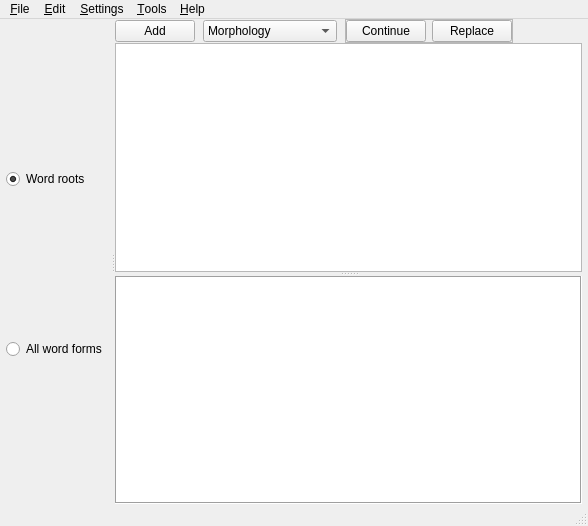
<?xml version="1.0" encoding="UTF-8"?>
<ui version="4.0">
 <class>MainWindow</class>
 <widget class="QMainWindow" name="MainWindow">
  <property name="geometry">
   <rect>
    <x>0</x>
    <y>0</y>
    <width>588</width>
    <height>526</height>
   </rect>
  </property>
  <property name="windowTitle">
   <string>Bulgarian grammar</string>
  </property>
  <widget class="QWidget" name="centralwidget">
   <layout class="QGridLayout" name="gridLayout">
    <property name="leftMargin">
     <number>0</number>
    </property>
    <property name="topMargin">
     <number>0</number>
    </property>
    <property name="rightMargin">
     <number>6</number>
    </property>
    <property name="bottomMargin">
     <number>0</number>
    </property>
    <item row="0" column="0">
     <widget class="QSplitter" name="splitter_2">
      <property name="orientation">
       <enum>Qt::Horizontal</enum>
      </property>
      <widget class="QWidget" name="layoutWidget">
       <layout class="QVBoxLayout">
        <property name="spacing">
         <number>6</number>
        </property>
        <property name="leftMargin">
         <number>6</number>
        </property>
        <property name="topMargin">
         <number>6</number>
        </property>
        <item>
         <widget class="QRadioButton" name="radioButton">
          <property name="layoutDirection">
           <enum>Qt::LeftToRight</enum>
          </property>
          <property name="text">
           <string>Word roots</string>
          </property>
          <property name="checked">
           <bool>true</bool>
          </property>
         </widget>
        </item>
        <item>
         <widget class="QRadioButton" name="radioButton_2">
          <property name="minimumSize">
           <size>
            <width>100</width>
            <height>0</height>
           </size>
          </property>
          <property name="text">
           <string>All word forms</string>
          </property>
         </widget>
        </item>
       </layout>
      </widget>
      <widget class="QWidget" name="layoutWidget">
       <layout class="QVBoxLayout" name="verticalLayout">
        <property name="spacing">
         <number>0</number>
        </property>
        <item>
         <layout class="QHBoxLayout">
          <property name="spacing">
           <number>8</number>
          </property>
          <item>
           <widget class="QPushButton" name="pushButton_3">
            <property name="text">
             <string>Add</string>
            </property>
           </widget>
          </item>
          <item>
           <widget class="QComboBox" name="comboBox">
            <property name="sizePolicy">
             <sizepolicy hsizetype="Fixed" vsizetype="Fixed">
              <horstretch>0</horstretch>
              <verstretch>0</verstretch>
             </sizepolicy>
            </property>
            <item>
             <property name="text">
              <string>Morphology</string>
             </property>
            </item>
            <item>
             <property name="text">
              <string>Englesh translation</string>
             </property>
            </item>
            <item>
             <property name="text">
              <string>Thesaurus</string>
             </property>
            </item>
            <item>
             <property name="text">
              <string>Spell check</string>
             </property>
            </item>
           </widget>
          </item>
          <item>
           <widget class="QFrame" name="frame">
            <property name="frameShape">
             <enum>QFrame::StyledPanel</enum>
            </property>
            <property name="frameShadow">
             <enum>QFrame::Raised</enum>
            </property>
            <layout class="QHBoxLayout">
             <property name="margin">
              <number>0</number>
             </property>
             <item>
              <widget class="QPushButton" name="pushButton">
               <property name="sizePolicy">
                <sizepolicy hsizetype="Fixed" vsizetype="Fixed">
                 <horstretch>0</horstretch>
                 <verstretch>0</verstretch>
                </sizepolicy>
               </property>
               <property name="text">
                <string>Continue</string>
               </property>
              </widget>
             </item>
             <item>
              <widget class="QPushButton" name="pushButton_2">
               <property name="sizePolicy">
                <sizepolicy hsizetype="Fixed" vsizetype="Fixed">
                 <horstretch>0</horstretch>
                 <verstretch>0</verstretch>
                </sizepolicy>
               </property>
               <property name="text">
                <string>Replace</string>
               </property>
              </widget>
             </item>
            </layout>
           </widget>
          </item>
          <item>
           <spacer>
            <property name="orientation">
             <enum>Qt::Horizontal</enum>
            </property>
            <property name="sizeHint" stdset="0">
             <size>
              <width>51</width>
              <height>20</height>
             </size>
            </property>
           </spacer>
          </item>
         </layout>
        </item>
        <item>
         <widget class="QSplitter" name="splitter">
          <property name="orientation">
           <enum>Qt::Vertical</enum>
          </property>
          <widget class="QListView" name="listView">
           <property name="minimumSize">
            <size>
             <width>100</width>
             <height>0</height>
            </size>
           </property>
          </widget>
          <widget class="QTextBrowser" name="textBrowser">
           <property name="enabled">
            <bool>true</bool>
           </property>
           <property name="frameShape">
            <enum>QFrame::Box</enum>
           </property>
          </widget>
         </widget>
        </item>
       </layout>
      </widget>
     </widget>
    </item>
   </layout>
  </widget>
  <widget class="QStatusBar" name="statusbar"/>
  <widget class="QMenuBar" name="menuBar">
   <property name="geometry">
    <rect>
     <x>0</x>
     <y>0</y>
     <width>588</width>
     <height>22</height>
    </rect>
   </property>
   <widget class="QMenu" name="menuSettings">
    <property name="title">
     <string>&amp;Settings</string>
    </property>
    <addaction name="actionFont"/>
    <addaction name="actionAutoCSpellcheck"/>
   </widget>
   <widget class="QMenu" name="menuHelp">
    <property name="title">
     <string>&amp;Help</string>
    </property>
    <addaction name="actionAbout_Program"/>
    <addaction name="actionAbout_Qt"/>
    <addaction name="actionDictionary_Info"/>
   </widget>
   <widget class="QMenu" name="menu_File">
    <property name="title">
     <string>&amp;File</string>
    </property>
    <addaction name="actionSave_as"/>
    <addaction name="actionOpen_dat_file"/>
    <addaction name="actionExplore_data_directory"/>
    <addaction name="actionDelete_Index_Files"/>
    <addaction name="actionLoad_IDI_Dictionary"/>
   </widget>
   <widget class="QMenu" name="menu_Edit">
    <property name="title">
     <string>&amp;Edit</string>
    </property>
    <addaction name="action_Search"/>
   </widget>
   <widget class="QMenu" name="menu_Tools">
    <property name="title">
     <string>&amp;Tools</string>
    </property>
    <addaction name="action_Spell_check_file"/>
    <addaction name="action_Spell_check_the_clipboard"/>
    <addaction name="actionContinue_check"/>
   </widget>
   <addaction name="menu_File"/>
   <addaction name="menu_Edit"/>
   <addaction name="menuSettings"/>
   <addaction name="menu_Tools"/>
   <addaction name="menuHelp"/>
  </widget>
  <action name="actionFont">
   <property name="text">
    <string>Font</string>
   </property>
  </action>
  <action name="actionAbout_Qt">
   <property name="text">
    <string>About Qt</string>
   </property>
  </action>
  <action name="actionAbout_Program">
   <property name="text">
    <string>About &amp;Program</string>
   </property>
  </action>
  <action name="actionSave_as">
   <property name="text">
    <string>Save &amp;as</string>
   </property>
  </action>
  <action name="action_Search">
   <property name="text">
    <string>&amp;Search</string>
   </property>
   <property name="shortcut">
    <string>Ctrl+F</string>
   </property>
  </action>
  <action name="action_Spell_check_the_clipboard">
   <property name="text">
    <string>&amp;Spell check the clipboard</string>
   </property>
   <property name="shortcut">
    <string>Ctrl+V</string>
   </property>
  </action>
  <action name="actionContinue_check">
   <property name="text">
    <string>Continue spell checking</string>
   </property>
   <property name="shortcut">
    <string>Ctrl+Right</string>
   </property>
  </action>
  <action name="actionOpen_dat_file">
   <property name="text">
    <string>Open .&amp;dat file</string>
   </property>
   <property name="shortcut">
    <string>F3</string>
   </property>
  </action>
  <action name="action_Spell_check_file">
   <property name="text">
    <string>Spell check file</string>
   </property>
   <property name="shortcut">
    <string>Ctrl+O</string>
   </property>
  </action>
  <action name="actionAutoCSpellcheck">
   <property name="checkable">
    <bool>true</bool>
   </property>
   <property name="checked">
    <bool>true</bool>
   </property>
   <property name="text">
    <string>Automatic clipboard spellcheck</string>
   </property>
  </action>
  <action name="actionDictionary_Info">
   <property name="text">
    <string>Dictionary Info</string>
   </property>
  </action>
  <action name="actionExplore_data_directory">
   <property name="text">
    <string>Explore data directory</string>
   </property>
   <property name="shortcut">
    <string>F4</string>
   </property>
  </action>
  <action name="actionDelete_Index_Files">
   <property name="text">
    <string>Delete Index Files</string>
   </property>
  </action>
  <action name="actionLoad_IDI_Dictionary">
   <property name="text">
    <string>Load IDI Dictionary</string>
   </property>
   <property name="shortcut">
    <string>Ctrl+I</string>
   </property>
  </action>
 </widget>
 <resources/>
 <connections/>
</ui>
